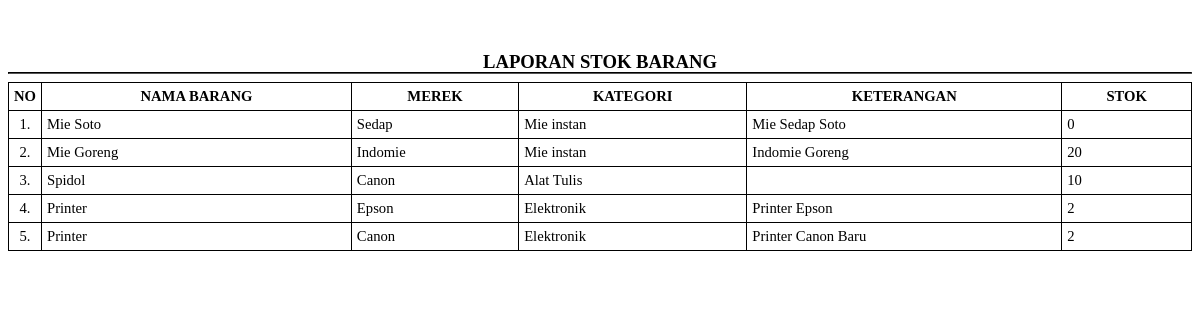
Page /StockPro/process/lap_stok_barang.php on the earlier database version.
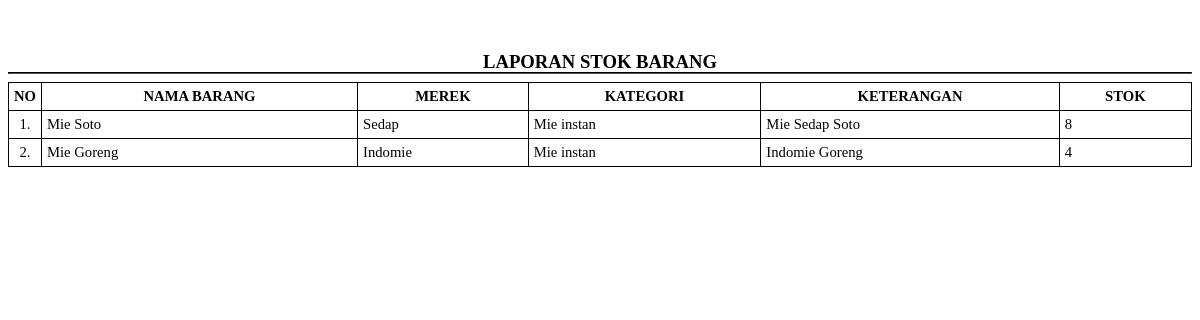
Same page on the later database version.
### tables this page shows
CREATE TABLE `barang` (
  `idbarang` int(11) NOT NULL,
  `merek_id` int(11) NOT NULL,
  `kategori_id` int(11) NOT NULL,
  `nama_barang` varchar(128) NOT NULL,
  `keterangan` varchar(256) NOT NULL,
  `stok` int(11) NOT NULL,
  `harga_jual` int(11) NOT NULL,
  `harga_restock` int(11) NOT NULL
);

CREATE TABLE `merek` (
  `idmerek` int(11) NOT NULL,
  `nama_merek` varchar(128) NOT NULL,
  `keterangan` varchar(256) NOT NULL
);

CREATE TABLE `kategori` (
  `idkategori` int(11) NOT NULL,
  `nama_kategori` varchar(128) NOT NULL,
  `keterangan` varchar(256) NOT NULL
);

### StockPro/process/lap_stok_barang.php (the view, shortened to what this page needs)
<?php
include ('../config/function.php');
?>
<html>
<head>
</head>
<body>
    <?php
    $query = mysqli_query($con,"SELECT x.*,x1.nama_merek,x2.nama_kategori FROM barang x JOIN merek x1 ON x1.idmerek=x.merek_id JOIN kategori x2 ON x2.idkategori=x.kategori_id ORDER BY x.idbarang DESC")or die(mysqli_error($con));
    ?>
    <div style="page-break-after:always;text-align:center;margin-top:5%;">
        <div style="line-height:5px;">
            <h2>LAPORAN STOK BARANG</h2>
        </div>
        <hr style="border-color:black;">
        <table class="tab">
            <tr>
                <th width="20">NO</th>
                <th>NAMA BARANG</th>
                <th>MEREK</th>
                <th>KATEGORI</th>
                <th>KETERANGAN</th>
                <th>STOK</th>
            </tr>
            <?php $n=1; while($row = mysqli_fetch_array($query)): ?>
            <tr>
                <td align="center"><?= $n++.'.'; ?></td>
                <td><?= $row['nama_barang']; ?></td>
                <td><?= $row['nama_merek']; ?></td>
                <td><?= $row['nama_kategori']; ?></td>
                <td><?= $row['keterangan']; ?></td>
                <td><?= $row['stok']; ?></td>
            </tr>
            <?php endwhile; ?>
        </table>
    </div>
</body>
</html>

Differences in the rows shown:
no longer on this page (row unchanged): barang: nama_barang "Spidol", merek.nama_merek "Canon", kategori.nama_kategori "Alat Tulis", stok "10"
no longer on this page (row unchanged): barang: nama_barang "Printer", merek.nama_merek "Epson", kategori.nama_kategori "Elektronik", keterangan "Printer Epson", stok "2"
no longer on this page (row unchanged): barang: nama_barang "Printer", merek.nama_merek "Canon", kategori.nama_kategori "Elektronik", keterangan "Printer Canon Baru", stok "2"
changed barang "Mie Soto": stok "0" → "8"
changed barang "Mie Goreng": stok "20" → "4"
